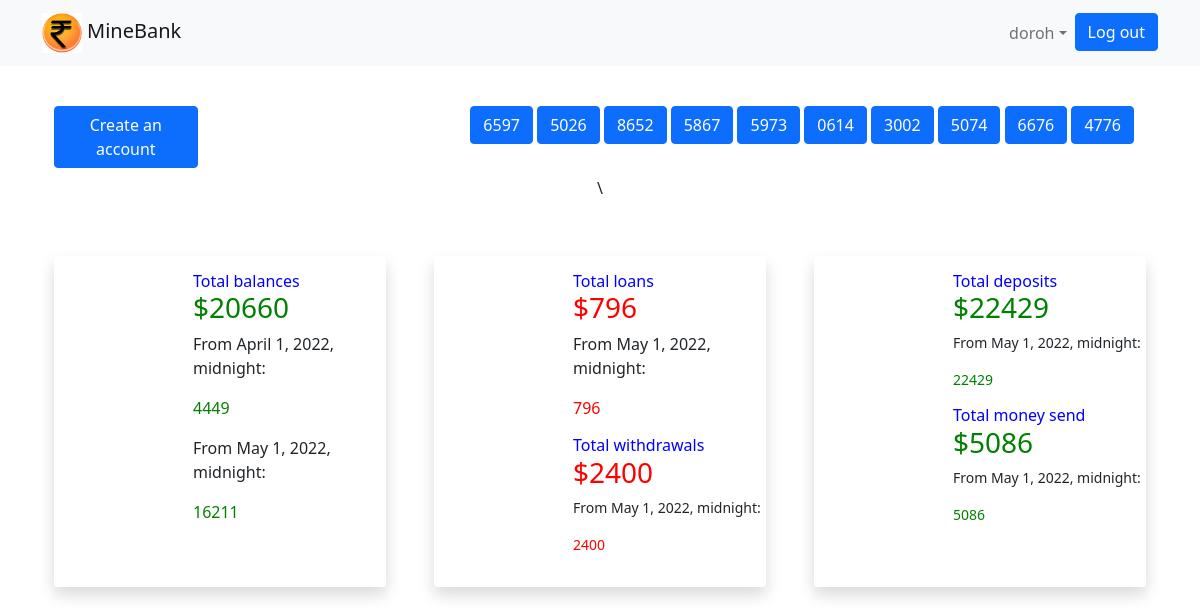
Screenshot of /home/ (signed in) with the database file from the repository.
### branch/models.py (models this page shows)
class Account(models.Model):
    name = models.CharField(max_length=30, unique=True, default='')
    balance=models.DecimalField( max_digits=12, decimal_places=2)
    customer=models.ForeignKey(Customer, on_delete=models.CASCADE)
    timestamp = models.DateTimeField(auto_now_add = True)
    def __str__(self):
        return self.name

### branch/views.py (the view)
# urls.py: 2. Add a URL to urlpatterns:  path('', views.home, name='home')
@login_required
def home(request):
    accounts = Account.objects.filter(customer__user = request.user).order_by('timestamp')
    total_amount = Account.objects.filter(customer__user = request.user).aggregate(sum=Coalesce(Sum ('balance'),Decimal(0)) )
    total_loans = Loan.objects.filter(customer__user = request.user).aggregate(sum=Coalesce(Sum ('amount'),Decimal(0)))
    total_withdraw = Transaction.objects.filter(type='Withdrawal').filter(account__customer__user=request.user).aggregate(sum=Coalesce(Sum ('amount'),Decimal(0)) )
    total_deposited = Transaction.objects.filter(type='Deposit').filter(account__customer__user=request.user).aggregate(sum=Coalesce(Sum ('amount'),Decimal(0)) )
    total_transferred= Transaction.objects.filter(type='Transfer').filter(account__customer__user=request.user).aggregate(sum=Coalesce(Sum ('amount'),Decimal(0)) )
    monthly_withdrawals = Transaction.objects.filter(type='Withdrawal').filter(account__customer__user=request.user).annotate(month=TruncMonth('timestamp')).values('month').annotate(c=Count('id')).annotate(sum=Coalesce(Sum('amount'),Decimal(0))).values('month','sum','c')
    monthly_deposits= Transaction.objects.filter(type='Deposit').filter(account__customer__user=request.user).annotate(month=TruncMonth('timestamp')).values('month').annotate(c=Count('id')).annotate(sum=Coalesce(Sum('amount'),Decimal(0))).values('month','sum','c')
    monthly_transfers= Transaction.objects.filter(type='Transfer').filter(account__customer__user=request.user).annotate(month=TruncMonth('timestamp')).values('month').annotate(c=Count('id')).annotate(sum=Coalesce(Sum('amount'),Decimal(0))).values('month','sum','c')
    loans_monthly = Loan.objects.filter(customer__user = request.user).annotate(month=TruncMonth('timestamp')).values('month').annotate(c=Count('id')).annotate(sum=Coalesce(Sum('amount'),Decimal(0))).values('month','sum','c')
    accounts_monthly = Account.objects.filter(customer__user = request.user).annotate(month=TruncMonth('timestamp')).values('month').annotate(c=Count('id')).annotate(sum=Coalesce(Sum('balance'),Decimal(0))).values('month','sum','c')
    return render(request, 'home.html',{"accounts":accounts, "total_withdraw":total_withdraw,"total_transferred":total_transferred, "total_deposited":total_deposited, "loans_monthly":loans_monthly,"monthly_transfers":monthly_transfers, "monthly_deposits":monthly_deposits, "monthly_withdrawals":monthly_withdrawals, "accounts_monthly":accounts_monthly , "total_loans":total_loans, "total_amount":total_amount})

### templates/home.html (shortened to what this page needs)
{% extends 'base.html' %}
  {% block content%}
  <div class="container d-flex d-flex-column justify-content-center ">
  </div>
{% include 'list.html'%}
  <div class="navbar active-nav d-flex justify-content-center flex-wrap flex-column" id="sidebar">
\
  </div>
<section class="py-5  " style="height:auto" id="dashboard">
  <div class="row  gx-5 h-100">
      <div class="col-12  col-sm-6 col-xl-4 mb-4">
          <div class="card border-0 h-100  shadow">
              <div class="card-body  ">
                  <div class=" row d-block d-xl-flex align-items-center">
                      <div class=" col-12 col-xl-7 px-xl-0">
                              <h2 class="h6 text-gray-400 mb-0" style="color:blue">Total balances</h2>
                              <h3 class="fw-extrabold mb-2" style="color:green" >${{total_amount.sum}}</h3>
                              <div class="">
                                {%for account_monthly  in accounts_monthly %}
                                <p> From {{account_monthly.month}}:</p>
                                <p style="color:green" >{{account_monthly.sum}}</p>
                                {% endfor%}
                          </div>
                      </div>
                  </div>
              </div>
          </div>
      </div>
      <div class="col-12 col-sm-6 col-xl-4 mb-4">
          <div class="card border-0 h-100 shadow">
              <div class="card-body">
                  <div class="row d-block d-xl-flex align-items-center">
                      <div class="col-12 col-xl-7 px-xl-0">
                            <h2 class="h6 text-gray-400 mb-0" style="color:blue">Total loans</h2>
                            <h3 class="fw-extrabold mb-2" style="color:red" >${{total_loans.sum}}</h3>
                            <div class="">
                              {%for loan_monthly  in loans_monthly %}
                              <p>From {{loan_monthly.month}}:</p>
                              <p style="color:red" >{{loan_monthly.sum}}</p>
                              {% endfor%}
                            </div>
                            <h2 class="h6 text-gray-400 mb-0" style="color:blue"> Total withdrawals</h2>
                            <h3 class="fw-extrabold mb-2" style="color:red">${{total_withdraw.sum}}</h3>
                        <small class="text-gray-500">
                          {% for monthly_withdrawal in monthly_withdrawals%}
                            <p> From {{monthly_withdrawal.month}}:</p>
                            <p style="color:red">{{monthly_withdrawal.sum}}</p>
                            {% endfor%}
                        </small>
                            </div>
                      </div>
                  </div>
              </div>
          </div>
      <div class="col-12 col-sm-6 col-xl-4 mb-4">
          <div class="card border-0 h-100 shadow">
              <div class="card-body ">
                  <div class="row d-block d-xl-flex align-items-center">
                      <div class="col-12 col-xl-7 px-xl-0">
                              <h2 class="h6 text-gray-400 mb-0" style="color:blue"> Total deposits</h2>
                              <h3 class="fw-extrabold mb-2"  style="color:green">${{total_deposited.sum}}</h3>
                          <small class="text-gray-500">
                            {% for monthly_deposit in monthly_deposits%}
                            <p>From {{monthly_deposit.month}}:</p>
                            <p style="color:green">{{monthly_deposit.sum}}</p>
                              {% endfor%}
                          </small>
                              <h2 class="h6 text-gray-400 mb-0" style="color:blue"> Total money send</h2>
                              <h3 class="fw-extrabold mb-2"  style="color:green">${{total_transferred.sum}}</h3>
                          <small class="text-gray-500">
                            {% for monthly_transfer in monthly_transfers%}
                              <p> From {{monthly_transfer.month}}:</p>
                              <p style="color:green">{{monthly_transfer.sum}}</p>
                              {% endfor%}
                          </small>
                      </div>
                  </div>
              </div>
          </div>
      </div>
  </div>
  </section>
{% endblock%}

### templates/base.html (shortened to what this page needs)
{% load static %}<!doctype html>
<html lang="en">
  <head>
    <link href="https://cdn.jsdelivr.net/npm/bootstrap@5.0.2/dist/css/bootstrap.min.css" rel="stylesheet">
  </head>
  <body>
    {%block body%}
    <header class = "header fixed-top">
      <nav class="navbar navbar-expand-lg navbar-light bg-light">
          <div class="container">
            <a href="{% url 'home' %}" class=" navbar-brand">
              <img src="static/assets/img/logo.jpg" style="height:5vh" alt="">
              <span>MineBank</span>
            </a>
          <div class="collapse navbar-collapse" id="navbarResponsive">
          {% if user.is_authenticated%}
            <ul class="navbar-nav ms-auto">
              <li class="nav-item active">
                  <li class="nav-item">
                      <a class="nav-item nav-link dropdown-toggle mr-md-2" href="#" id="userMenu" data-toggle="dropdown" aria-haspopup="true" aria-expanded="false">{{user.username}}</a>
                  </li>
                  <li class="nav-item">
                        <a class="btn btn-primary ml-auto"href="{% url 'account_logout' %}">Log out</a>
                      </li>
                    </li>
                </ul>
              </div>
            </div>
          {% endif%}
  </nav>
</header>
  <div class="container">
  {% block content %}{% endblock %}
  </div>
      {% endblock body%}
  </body>
</html>

### templates/list.html (shortened to what this page needs)
{% extends 'base.html' %}
{% block content %}
<div class="Sidebar active-nav d-flex justify-content-center flex-wrap flex-column" id="sidebar">
 <ul class="nav flex-column text-white w-100">
   <a href="#" class="nav-link h3 text-white my-2">
     </a>
<div class=" d-flex mt-3">
    <a href="{% url 'create'%}" class="btn btn-primary ">Create an account</a>
<div class="container d-flex justify-content-center ms-auto">
   <ul class="navbar-nav ms-auto">
     <li class="nav-item active">
         <li class="nav-item">
           {%for account in accounts%}
           <a class="btn btn-primary" href="{% url 'dashboard' account.pk%}">{{account}}</a>
           {%endfor%}
             </li>
       </ul>
</div>
</div>
{% endblock%}

### rows the page displays
Account: name "6597"
Account: name "5026"
Account: name "8652"
Account: name "5867"
Account: name "5973"
Account: name "0614"
Account: name "3002"
Account: name "5074"
Account: name "6676"
Account: name "4776"

### other values shown
{{ user.username }} "doroh"
{{ total_amount.sum }} "20660"
{{ account_monthly.month }} "April 1, 2022, midnight" "May 1, 2022, midnight"
{{ account_monthly.sum }} "4449" "16211"
{{ total_loans.sum }} "796"
{{ loan_monthly.month }} "May 1, 2022, midnight"
{{ loan_monthly.sum }} "796"
{{ total_withdraw.sum }} "2400"
{{ monthly_withdrawal.month }} "May 1, 2022, midnight"
{{ monthly_withdrawal.sum }} "2400"
{{ total_deposited.sum }} "22429"
{{ monthly_deposit.month }} "May 1, 2022, midnight"
{{ monthly_deposit.sum }} "22429"
{{ total_transferred.sum }} "5086"
{{ monthly_transfer.month }} "May 1, 2022, midnight"
